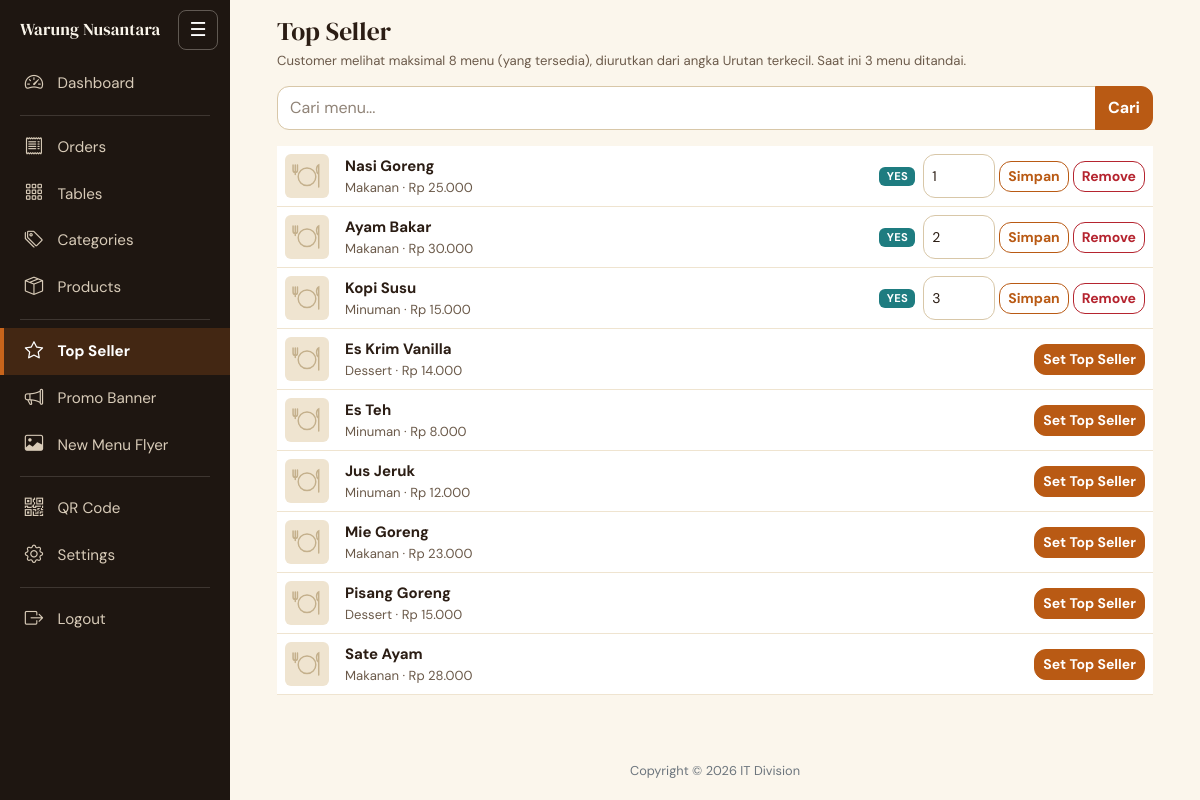
Page /admin/top-sellers.php (signed in) on the committed database.
### tables this page shows
CREATE TABLE IF NOT EXISTS products (
  id INT UNSIGNED NOT NULL AUTO_INCREMENT PRIMARY KEY,
  category_id INT UNSIGNED NOT NULL,
  name VARCHAR(100) NOT NULL,
  description VARCHAR(255) NULL,
  price INT UNSIGNED NOT NULL,                
  image VARCHAR(255) NULL,                    
  is_available TINYINT(1) NOT NULL DEFAULT 1,
  created_at TIMESTAMP NOT NULL DEFAULT CURRENT_TIMESTAMP,
  is_top_seller TINYINT(1) NOT NULL DEFAULT 0,
  top_seller_order SMALLINT UNSIGNED NOT NULL DEFAULT 0,
  KEY idx_products_top (is_top_seller, top_seller_order),
  KEY idx_products_category (category_id),
  CONSTRAINT fk_products_category FOREIGN KEY (category_id) REFERENCES categories (id)
);

CREATE TABLE IF NOT EXISTS categories (
  id INT UNSIGNED NOT NULL AUTO_INCREMENT PRIMARY KEY,
  name VARCHAR(50) NOT NULL,
  is_active TINYINT(1) NOT NULL DEFAULT 1,
  icon VARCHAR(40) NULL                       
);

### includes/functions.php (called while the page is built, shortened)
<?php
function e($value): string
{
    return htmlspecialchars((string) $value, ENT_QUOTES, 'UTF-8');
}
function rupiah($n): string
{
    return 'Rp ' . number_format((int) $n, 0, ',', '.');
}
function clean_input($v, int $max = 255): string
{
    $v = is_string($v) ? trim(preg_replace('/[\x00-\x08\x0B\x0C\x0E-\x1F]/', '', $v)) : '';
    return mb_substr($v, 0, $max, 'UTF-8');
}

### admin/top-sellers.php (the view, shortened to what this page needs)
<?php
$pdo = db();
$q = clean_input(isset($_GET['q']) ? $_GET['q'] : '', 50);
$self = 'top-sellers.php' . ($q !== '' ? '?q=' . rawurlencode($q) : '');
$tops = $pdo->query('SELECT p.*, c.name AS cat FROM products p JOIN categories c ON c.id = p.category_id
                     WHERE p.is_top_seller = 1 ORDER BY p.top_seller_order ASC, p.id ASC')->fetchAll();
$like = '%' . addcslashes($q, '%_\\') . '%';
$st = $pdo->prepare('SELECT p.*, c.name AS cat FROM products p JOIN categories c ON c.id = p.category_id
                     WHERE p.name LIKE ? ORDER BY p.is_top_seller DESC, p.top_seller_order ASC, p.name LIMIT 100');
$st->execute([$like]);
$rows = $st->fetchAll();
include __DIR__ . '/../includes/header.php';
function ts_row(array $p, string $self): void { ?>
  <tr>
    <td style="width:56px"><img src="../assets/images/<?= e($p['image'] ?: 'placeholder.svg') ?>" alt="" width="44" height="44" style="object-fit:cover;border-radius:6px"></td>
    <td><div class="fw-semibold"><?= e($p['name']) ?></div><div class="small text-muted"><?= e($p['cat']) ?> &middot; <?= e(rupiah($p['price'])) ?></div></td>
    <td class="text-end text-nowrap">
      <?php if ($p['is_top_seller']): ?>
        <form method="post" action="<?= e($self) ?>" class="d-inline-flex gap-1 align-items-center"><?= csrf_field() ?>
          <span class="badge text-bg-success me-1">YES</span>
          <input class="form-control form-control-sm" style="width:72px" type="number" min="0" max="9999" name="top_seller_order" value="<?= (int) $p['top_seller_order'] ?>" aria-label="Urutan">
          <button class="btn btn-sm btn-outline-primary" name="action" value="order">Simpan</button>
          <button class="btn btn-sm btn-outline-danger" name="action" value="remove">Remove</button>
        </form>
      <?php else: ?>
        <form method="post" action="<?= e($self) ?>" class="d-inline"><?= csrf_field() ?><input type="hidden" name="id" value="<?= (int) $p['id'] ?>">
          <button class="btn btn-sm btn-dark" name="action" value="set">Set Top Seller</button></form>
      <?php endif; ?>
    </td>
  </tr>
<?php } ?>
<div class="container-fluid py-3" style="max-width:900px">
  <h1 class="h4 mb-1">Top Seller</h1>
  <p class="text-muted small">Customer melihat maksimal <?= TOP_SELLER_LIMIT ?> menu (yang tersedia), diurutkan dari angka Urutan terkecil.
    Saat ini <?= count($tops) ?> menu ditandai<?= count($tops) > TOP_SELLER_LIMIT ? ' &mdash; sisanya tidak ditampilkan' : '' ?>.</p>
  <form method="get" class="input-group mb-3">
    <input class="form-control" name="q" value="<?= e($q) ?>" placeholder="Cari menu..." maxlength="50">
    <button class="btn btn-dark">Cari</button>
  </form>
  <div class="table-responsive"><table class="table align-middle bg-white mb-0">
    <tbody>
      <?php foreach ($rows as $p) { ts_row($p, $self); } ?>
    </tbody>
  </table></div>
</div>
<?php include __DIR__ . '/../includes/footer.php'; ?>

### assets/css/quiet.css (style rules this page uses)
:root { --q-bg: #FBF6EC; --q-surface: #FFFFFF; --q-line: #EFE4D0; --q-line-strong: #D8C7A8; --q-text: #2B1D14; --q-muted: #6B5A4A; --q-primary: #B95A14; --q-primary-hover: #9F4C0E; --q-primary-bright: #C8641B; --q-on-primary: #FFFFFF; --q-price: #B95A14; --q-accent: #E3A62F; --q-on-accent: #2B1D14; --q-teal: #1E7C80; --q-danger: #B5242F; --q-hero: #1E1611; --q-hero-text: #FBF6EC; --q-dot: rgba(43, 29, 20, .32); --q-shadow: 0 1px 2px rgba(43, 29, 20, .05), 0 6px 16px rgba(43, 29, 20, .07); --q-radius: 16px; --q-radius-sm: 12px; --q-hero-h: 56px; --q-max: 100%; --q-font-body: "DM Sans", system-ui, -apple-system, "Segoe UI", Roboto, "Helvetica Neue", Arial, sans-serif; --q-font-head: "DM Serif Display", Georgia, "Times New Roman", serif; --bs-body-font-family: var(--q-font-body); --bs-body-color: var(--q-text); --bs-body-bg: var(--q-bg); --bs-border-color: var(--q-line); --bs-secondary-color: var(--q-muted); --bs-link-color: var(--q-primary); --bs-link-hover-color: var(--q-primary-hover); --bs-primary: #B95A14; --bs-primary-rgb: 185, 90, 20; --bs-success-rgb: 30, 124, 128; --bs-danger-rgb: 181, 36, 47; --bs-warning-rgb: 227, 166, 47; --bs-dark-rgb: 30, 22, 17; }
@media (min-width: 768px) { :root { --q-max: 960px; } }
@media (min-width: 1200px) { :root { --q-max: 1100px; } }
body { font-family: var(--q-font-body); font-size: 15px; line-height: 1.5; color: var(--q-text); background-color: var(--q-bg); -webkit-font-smoothing: antialiased; -webkit-tap-highlight-color: transparent; }
h1, h2, h3, .h1, .h2, .h3 { font-family: var(--q-font-head); font-weight: 400; letter-spacing: .005em; line-height: 1.2; }
h4, h5, h6, .h4, .h5, .h6 { font-weight: 700; }
.text-muted, .text-body-secondary, .q-muted { color: var(--q-muted) !important; }
.btn { --bs-btn-font-weight: 700; border-radius: var(--q-radius-sm); transition: transform .15s ease, background-color .2s ease, border-color .2s ease, box-shadow .2s ease; }
.btn-dark, .btn-accent, .btn-primary { --bs-btn-color: var(--q-on-primary); --bs-btn-bg: var(--q-primary); --bs-btn-border-color: var(--q-primary); --bs-btn-hover-color: var(--q-on-primary); --bs-btn-hover-bg: var(--q-primary-hover); --bs-btn-hover-border-color: var(--q-primary-hover); --bs-btn-active-color: var(--q-on-primary); --bs-btn-active-bg: var(--q-primary-hover); --bs-btn-active-border-color: var(--q-primary-hover); --bs-btn-disabled-color: var(--q-muted); --bs-btn-disabled-bg: var(--q-line); --bs-btn-disabled-border-color: var(--q-line); --bs-btn-focus-shadow-rgb: 227, 166, 47; }
.btn-outline-primary { --bs-btn-color: var(--q-primary); --bs-btn-border-color: var(--q-primary); --bs-btn-hover-bg: var(--q-primary); --bs-btn-hover-border-color: var(--q-primary); --bs-btn-hover-color: var(--q-on-primary); }
.btn-outline-danger { --bs-btn-color: var(--q-danger); --bs-btn-border-color: var(--q-danger); --bs-btn-hover-bg: var(--q-danger); --bs-btn-hover-border-color: var(--q-danger); }
.form-control, .form-select { background-color: var(--q-surface); color: var(--q-text); border-color: var(--q-line-strong); border-radius: var(--q-radius-sm); min-height: 44px; }
.form-control::placeholder { color: var(--q-muted); opacity: .75; }
.badge { font-weight: 700; letter-spacing: .02em; }
.table { --bs-table-color: var(--q-text); --bs-table-bg: transparent; --bs-table-border-color: var(--q-line); --bs-table-hover-bg: rgba(227, 166, 47, .1); --bs-table-striped-bg: rgba(227, 166, 47, .06); }
.table.bg-white, .bg-white { background-color: var(--q-surface) !important; }
body.admin { background-color: var(--q-bg); }
.admin-main h1.h4 { font-family: var(--q-font-head); font-weight: 400; font-size: 1.6rem; }

### rows in the picture
products: name "Nasi Goreng", category.name "Makanan", price "Rp 25.000", top_seller_order "1"
products: name "Ayam Bakar", category.name "Makanan", price "Rp 30.000", top_seller_order "2"
products: name "Kopi Susu", category.name "Minuman", price "Rp 15.000", top_seller_order "3"
products: name "Es Krim Vanilla", category.name "Dessert", price "Rp 14.000"
products: name "Es Teh", category.name "Minuman", price "Rp 8.000"
products: name "Jus Jeruk", category.name "Minuman", price "Rp 12.000"
products: name "Mie Goreng", category.name "Makanan", price "Rp 23.000"
products: name "Pisang Goreng", category.name "Dessert", price "Rp 15.000"
products: name "Sate Ayam", category.name "Makanan", price "Rp 28.000"

### other values in the picture
APP_NAME "Warung Nusantara"
$n[1] "Dashboard"
$n[1] "Orders"
$n[1] "Tables"
$n[1] "Categories"
$n[1] "Products"
$n[1] "Top Seller"
$n[1] "Promo Banner"
$n[1] "New Menu Flyer"
$n[1] "QR Code"
$n[1] "Settings"
TOP_SELLER_LIMIT "8"
count($tops) "3"
